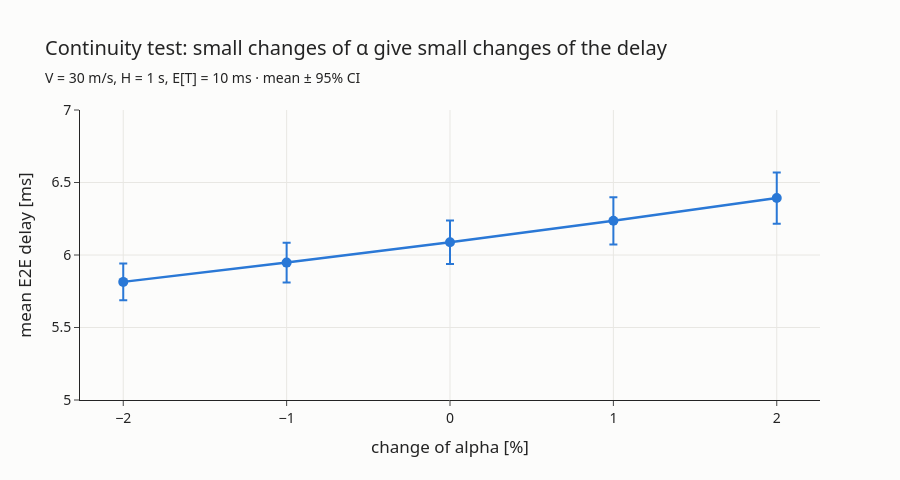

Notebook code for this chart:
### Code cell
fig = go.Figure()
fig.add_trace(go.Scatter(x=cont["a"] * 100 - 100, y=cont["endToEndDelay:mean"] * 1000,
                         error_y=dict(array=cont["endToEndDelay:mean_ci"] * 1000, width=4),
                         mode="lines+markers", name="mean delay (10 replications)",
                         line=dict(color=COLORS[0], width=2.5), marker=dict(size=10)))
fig.update_xaxes(title="change of alpha [%]", dtick=1)
fig.update_yaxes(title="mean E2E delay [ms]", range=[5, 7])
style(fig, "Continuity test: small changes of α give small changes of the delay",
      "V = 30 m/s, H = 1 s, E[T] = 10 ms · mean ± 95% CI", height=480)
fig.show()
save(fig, "01b_continuity", height=480)

### Figure 1 — Plotly figure (JSON) as saved in the notebook; plotly's stock layout.template omitted (floating-point values rounded to 4 significant figures)
{"data": [{"error_y": {"array": [0.1261, 0.1374, 0.1496, 0.1627, 0.1769], "width": 4}, "line": {"color": "#2a78d6", "width": 2.5}, "marker": {"size": 10}, "mode": "lines+markers", "name": "mean delay (10 replications)", "type": "scatter", "x": [-2.0, -1.0, 0.0, 1.0, 2.0], "y": [5.815, 5.948, 6.088, 6.236, 6.393]}], "layout": {"font": {"family": "Segoe UI, Arial", "size": 14}, "height": 480, "legend": {"orientation": "h", "x": 0.5, "xanchor": "center", "y": -0.2}, "margin": {"t": 110}, "paper_bgcolor": "#fcfcfb", "plot_bgcolor": "#fcfcfb", "title": {"subtitle": {"text": "V = 30 m/s, H = 1 s, E[T] = 10 ms · mean ± 95% CI"}, "text": "Continuity test: small changes of α give small changes of the delay"}, "xaxis": {"dtick": 1, "gridcolor": "#e8e7e3", "showgrid": true, "title": {"text": "change of alpha [%]"}}, "yaxis": {"gridcolor": "#e8e7e3", "range": [5, 7], "showgrid": true, "title": {"text": "mean E2E delay [ms]"}}}}
